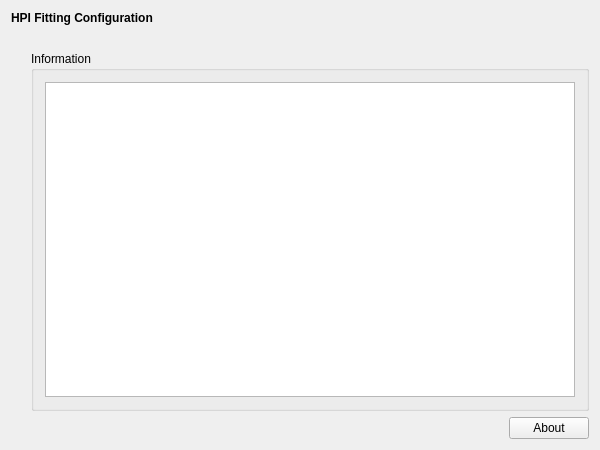
<?xml version="1.0" encoding="UTF-8"?>
<ui version="4.0">
 <class>HpiSetupWidgetClass</class>
 <widget class="QWidget" name="HpiSetupWidgetClass">
  <property name="geometry">
   <rect>
    <x>0</x>
    <y>0</y>
    <width>600</width>
    <height>450</height>
   </rect>
  </property>
  <property name="windowTitle">
   <string>DummySetupWidget</string>
  </property>
  <layout class="QVBoxLayout" name="verticalLayout">
   <item>
    <widget class="QLabel" name="m_qLabel_Headline">
     <property name="font">
      <font>
       <weight>75</weight>
       <bold>true</bold>
      </font>
     </property>
     <property name="text">
      <string>HPI Fitting Configuration</string>
     </property>
    </widget>
   </item>
   <item>
    <spacer name="m_qVerticalSpacer_Headline">
     <property name="orientation">
      <enum>Qt::Vertical</enum>
     </property>
     <property name="sizeType">
      <enum>QSizePolicy::Fixed</enum>
     </property>
     <property name="sizeHint" stdset="0">
      <size>
       <width>20</width>
       <height>20</height>
      </size>
     </property>
    </spacer>
   </item>
   <item>
    <layout class="QGridLayout" name="m_qGridLayout_main">
     <item row="0" column="1" rowspan="2" colspan="2">
      <widget class="QGroupBox" name="m_qGroupBox_Information">
       <property name="title">
        <string>Information</string>
       </property>
       <layout class="QGridLayout" name="m_qGridLayout_Information">
        <item row="0" column="0">
         <widget class="QTextBrowser" name="m_qTextBrowser_Information"/>
        </item>
       </layout>
      </widget>
     </item>
     <item row="2" column="1">
      <spacer name="m_qHorizontalSpacer_About">
       <property name="orientation">
        <enum>Qt::Horizontal</enum>
       </property>
       <property name="sizeHint" stdset="0">
        <size>
         <width>40</width>
         <height>20</height>
        </size>
       </property>
      </spacer>
     </item>
     <item row="1" column="0">
      <spacer name="m_qVerticalSpacer_LeftRow">
       <property name="orientation">
        <enum>Qt::Vertical</enum>
       </property>
       <property name="sizeHint" stdset="0">
        <size>
         <width>20</width>
         <height>40</height>
        </size>
       </property>
      </spacer>
     </item>
     <item row="2" column="2">
      <widget class="QPushButton" name="m_qPushButton_About">
       <property name="text">
        <string>About</string>
       </property>
      </widget>
     </item>
    </layout>
   </item>
  </layout>
 </widget>
 <layoutdefault spacing="6" margin="11"/>
 <resources/>
 <connections/>
</ui>
